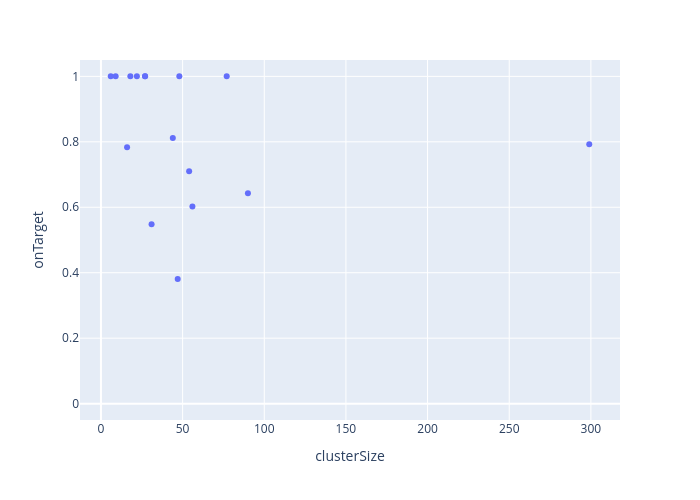

Notebook source saved alongside this figure:
### Code cell
ns.pl.scatter_w_clusterSize(results, "onTarget", save = True, output_folder = output_folder, outputfilename_prefix = outputfilename_prefix)

### Figure 1 — Plotly figure (JSON) as saved in the notebook; plotly's stock layout.template omitted (floating-point values rounded to 4 significant figures)
{"data": [{"hovertemplate": "<b>%{hovertext}</b><br><br>clusterSize=%{x}<br>onTarget=%{y}<extra></extra>", "hovertext": ["e1_e299_SLC17A7_L5b_Cdh13", "g1_g48_GLI3_Astro_Gja1", "g2_g27_APBB1IP_Micro_Ctss", "g3_g18_GPNMB_OPC_Pdgfra", "g4_g9_MOG_Oligo_Opalin", "i10_i16_TSPAN12_Vip_Mybpc1", "i11_i6_EGF_Vip_Mybpc1", "i1_i90_COL5A2_Ndnf_Car4", "i2_i77_LHX6_Sst_Cbln4", "i3_i56_BAGE2_Ndnf_Cxcl14", "i4_i54_MC4R_Ndnf_Cxcl14", "i5_i47_TRPC3_Ndnf_Car4", "i6_i44_GPR149_Vip_Mybpc1", "i7_i31_CLMP_Ndnf_Cxcl14", "i8_i27_SNCG_Vip_Mybpc1", "i9_i22_TAC3_Vip_Mybpc1"], "legendgroup": "", "marker": {"color": "#636efa", "symbol": "circle"}, "mode": "markers", "name": "", "orientation": "v", "showlegend": false, "type": "scatter", "x": [299, 48, 27, 18, 9, 16, 6, 90, 77, 56, 54, 47, 44, 31, 27, 22], "xaxis": "x", "y": [0.7926, 1.0, 1.0, 1.0, 1.0, 0.7838, 1.0, 0.6426, 1.0, 0.6024, 0.7102, 0.3805, 0.8115, 0.5478, 1.0, 1.0], "yaxis": "y"}], "layout": {"height": 500, "legend": {"tracegroupgap": 0}, "margin": {"t": 60}, "width": 700, "xaxis": {"anchor": "y", "domain": [0, 1], "title": {"text": "clusterSize"}}, "yaxis": {"anchor": "x", "domain": [0, 1], "range": [-0.05, 1.05], "title": {"text": "onTarget"}}}}
